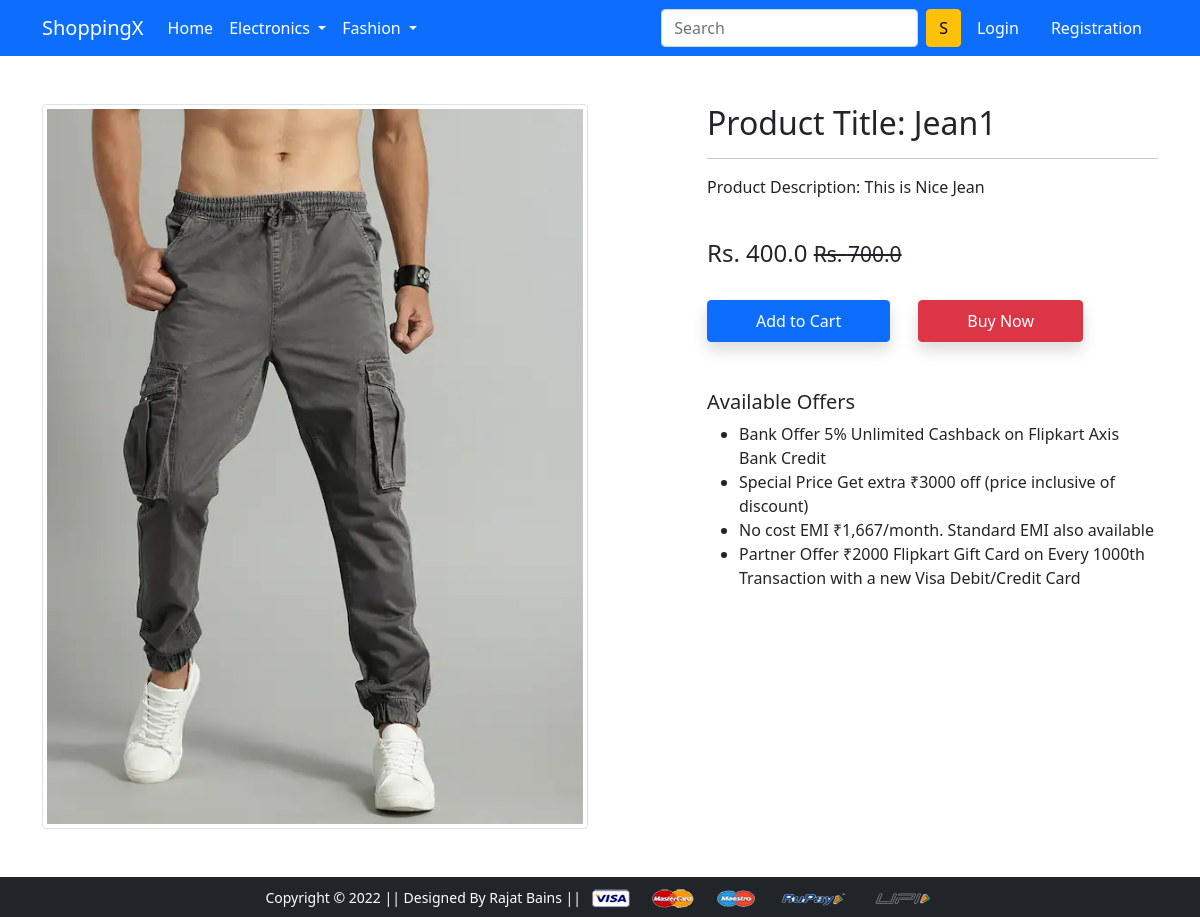
Screenshot of /product-detail/1 with the database file from the repository.
### app/models.py (models this page shows, shortened)
class Product(models.Model):
    title = models.CharField(max_length=100)
    selling_price = models.FloatField()
    discounted_price = models.FloatField()
    description = models.TextField()
    brand = models.CharField(max_length=100)
    category = models.CharField(choices=CATEGORY_CHOICES, max_length=2)
    product_image = models.ImageField(upload_to="productimg")

### app/views.py (the view)
class ProductDetailView(View):
    def get(self, request, pk):
        product = Product.objects.get(pk=pk)
        return render(request, "app/productdetail.html", {"product": product})

### app/templates/app/productdetail.html (shortened to what this page needs)
{% extends 'app/base.html' %}
{% load static %}
{% block main-content %}
<div class="container my-5">
 <div class="row">
  <div class="col-sm-6 text-center align-self-center">
   <img src="{{ product.product_image.url }}" alt="" class="img-fluid img-thumbnail">
  </div>
  <div class="col-sm-5 offset-sm-1">
   <h2>Product Title: {{product.title}}</h2>
   <hr>
   <p>Product Description: {{product.description}}</p> <br>
   <h4>Rs. {{product.discounted_price}} <small class="fw-light text-decoration-line-through">Rs. {{product.selling_price}}</small></h4> <br>
    <form action="/add-to-cart" class="d-inline">
 <button type="submit" class="btn btn-primary shadow px-5 py-2">Add to Cart</button>
</form>
   <a href="{% url 'buy-now' %}" class="btn btn-danger shadow px-5 py-2 ms-4">Buy Now</a>
   <h5 class="mt-5">Available Offers</h5>
   <ul>
    <li>Bank Offer 5% Unlimited Cashback on Flipkart Axis Bank Credit</li>
    <li>Special Price Get extra ₹3000 off (price inclusive of discount)</li>
    <li>No cost EMI ₹1,667/month. Standard EMI also available</li>
    <li>Partner Offer ₹2000 Flipkart Gift Card on Every 1000th Transaction with a new Visa Debit/Credit Card</li>
   </ul>
  </div>
 </div>
</div>
{% endblock main-content %}

### rows the page displays
Product: product_image (picture), title "Jean1", description "This is Nice Jean", discounted_price "400.0", selling_price "700.0"
